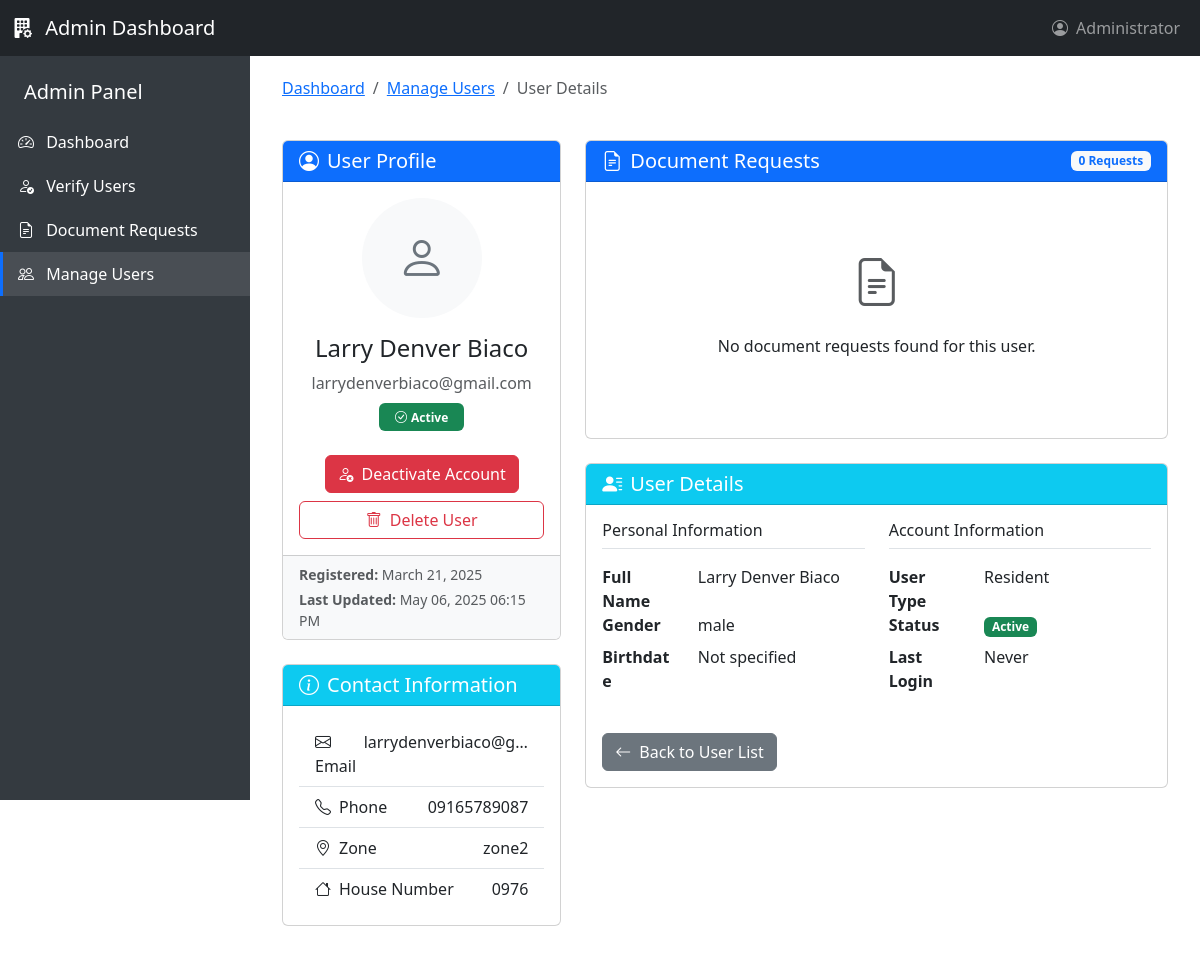
The app's page /Admin/view/documents-edit/user-details.php?id=11 with its own data.
### tables this page shows
CREATE TABLE `users` (
  `user_id` int(11) NOT NULL,
  `email` varchar(100) NOT NULL,
  `password` varchar(255) NOT NULL,
  `first_name` varchar(50) NOT NULL,
  `middle_name` varchar(50) DEFAULT NULL,
  `last_name` varchar(50) NOT NULL,
  `birthday` date NOT NULL,
  `gender` enum('male','female','other') NOT NULL,
  `contact_number` varchar(15) NOT NULL,
  `zone` varchar(20) NOT NULL,
  `house_number` varchar(50) NOT NULL,
  `id_path` varchar(255) NOT NULL,
  `user_type` enum('resident','staff','admin') NOT NULL DEFAULT 'resident',
  `status` enum('active','inactive','pending') NOT NULL DEFAULT 'pending',
  `created_at` timestamp NOT NULL DEFAULT current_timestamp(),
  `updated_at` timestamp NOT NULL DEFAULT current_timestamp() ON UPDATE current_timestamp(),
  `profile_pic` varchar(255) DEFAULT NULL
);

### Admin/view/documents-edit/user-details.php (the view, shortened to what this page needs)
<?php
require_once "../../../backend/connections/config.php";
$userDetails = null;
$userRequests = [];
$conn = new mysqli($servername, $username, $password, $dbname);
if ($conn->connect_error) {
    $showAlert = true;
    $alertType = "danger";
    $alertMessage = "Database connection failed: " . $conn->connect_error;
} else {
    if (!isset($_GET['id']) || !is_numeric($_GET['id'])) {
        $showAlert = true;
        $alertType = "danger";
        $alertMessage = "Invalid user ID.";
    } else {
        $userId = intval($_GET['id']);
        $userSql = "SELECT u.*,
                    DATE_FORMAT(u.created_at, '%M %d, %Y') as registered_date,
                    DATE_FORMAT(u.updated_at, '%M %d, %Y %h:%i %p') as last_updated
                   FROM users u
                   WHERE u.user_id = ?";
        $stmt = $conn->prepare($userSql);
        $stmt->bind_param("i", $userId);
        $stmt->execute();
        $result = $stmt->get_result();
        if ($result->num_rows > 0) {
            $userDetails = $result->fetch_assoc();
        } else {
            $showAlert = true;
            $alertType = "danger";
            $alertMessage = "User not found.";
        }
    }
}
$userStatusColors = [
    'pending' => 'bg-warning text-dark',
    'active' => 'bg-success',
    'inactive' => 'bg-danger'
];
?>
<!DOCTYPE html>
<html lang="en">
<head>
    <link href="https://cdnjs.cloudflare.com/ajax/libs/bootstrap/5.3.0/css/bootstrap.min.css" rel="stylesheet">
    <link rel="stylesheet" href="https://cdnjs.cloudflare.com/ajax/libs/bootstrap-icons/1.10.5/font/bootstrap-icons.min.css">
</head>
<body>
    <nav class="navbar navbar-expand-lg navbar-dark bg-dark fixed-top">
        <div class="container-fluid">
            <a class="navbar-brand" href="#">
                <i class="bi bi-building-fill-gear me-2"></i>
                Admin Dashboard
            </a>
            <div class="collapse navbar-collapse" id="navbarNav">
                <ul class="navbar-nav ms-auto">
                    <li class="nav-item">
                        <a class="nav-link" href="#" id="navbarDropdown">
                            <i class="bi bi-person-circle me-1"></i>
                            Administrator
                        </a>
                    </li>
                </ul>
            </div>
        </div>
    </nav>
    <div class="sidebar">
        <div class="pt-2 pb-4">
            <div class="px-4 py-3">
                <h5 class="mb-0">Admin Panel</h5>
            </div>
            <a href="../../../admin.php" class="d-block text-decoration-none text-white sidebar-item">
                <i class="bi bi-speedometer2 me-2"></i> Dashboard
            </a>
            <a href="../verify-users.php" class="d-block text-decoration-none text-white sidebar-item">
                <i class="bi bi-person-check me-2"></i> Verify Users
            </a>
            <a href="../document-requests.php" class="d-block text-decoration-none text-white sidebar-item">
                <i class="bi bi-file-earmark-text me-2"></i> Document Requests
            </a>
            <a href="../manage-users.php" class="d-block text-decoration-none text-white sidebar-item active">
                <i class="bi bi-people me-2"></i> Manage Users
            </a>
        </div>
    </div>
    <div class="main-content">
        <div class="container-fluid">
            <div class="row mb-4">
                <div class="col">
                    <nav aria-label="breadcrumb">
                        <ol class="breadcrumb">
                            <li class="breadcrumb-item"><a href="admin.php">Dashboard</a></li>
                            <li class="breadcrumb-item"><a href="manage-users.php">Manage Users</a></li>
                            <li class="breadcrumb-item active" aria-current="page">User Details</li>
                        </ol>
                    </nav>
                </div>
            </div>
            <?php if ($userDetails): ?>
            <div class="row">
                <div class="col-lg-4 mb-4">
                    <div class="card">
                        <div class="card-header bg-primary text-white">
                            <h5 class="mb-0"><i class="bi bi-person-circle me-2"></i>User Profile</h5>
                        </div>
                        <div class="card-body text-center">
                            <div class="mb-3 mx-auto bg-light rounded-circle user-avatar">
                                <i class="bi bi-person text-secondary"></i>
                            </div>
                            <h4><?php echo htmlspecialchars($userDetails['first_name'] . ' ' . $userDetails['last_name']); ?></h4>
                            <p class="text-muted mb-2"><?php echo htmlspecialchars($userDetails['email']); ?></p>
                            <div class="mb-3">
                                <span class="badge <?php echo $userStatusColors[$userDetails['status']] ?? 'bg-secondary'; ?> px-3 py-2">
                                    <?php
                                    if ($userDetails['status'] === 'active') echo '<i class="bi bi-check-circle me-1"></i>';
                                    elseif ($userDetails['status'] === 'pending') echo '<i class="bi bi-clock me-1"></i>';
                                    elseif ($userDetails['status'] === 'inactive') echo '<i class="bi bi-x-circle me-1"></i>';
                                    echo ucfirst($userDetails['status']);
                                    ?>
                                </span>
                            </div>
                            <div class="d-grid gap-2 mt-4">
                                <?php if ($userDetails['status'] === 'active'): ?>
                                <form method="post" onsubmit="return confirm('Are you sure you want to deactivate this user?');">
                                    <button type="submit" class="btn btn-danger btn-block">
                                        <i class="bi bi-person-x me-2"></i>Deactivate Account
                                    </button>
                                </form>
                                <?php endif; ?>
                                <button type="button" class="btn btn-outline-danger" data-bs-toggle="modal" data-bs-target="#deleteUserModal">
                                    <i class="bi bi-trash me-2"></i>Delete User
                                </button>
                            </div>
                        </div>
                        <div class="card-footer bg-light">
                            <div class="small text-muted">
                                <div class="mb-1"><strong>Registered:</strong> <?php echo $userDetails['registered_date']; ?></div>
                                <div><strong>Last Updated:</strong> <?php echo $userDetails['last_updated']; ?></div>
                            </div>
                        </div>
                    </div>
                    <div class="card mt-4">
                        <div class="card-header bg-info text-white">
                            <h5 class="mb-0"><i class="bi bi-info-circle me-2"></i>Contact Information</h5>
                        </div>
                        <div class="card-body">
                            <ul class="list-group list-group-flush">
                                <li class="list-group-item">
                                    <div class="d-flex justify-content-between">
                                        <span><i class="bi bi-envelope me-2"></i>Email</span>
                                        <span class="text-truncate"><?php echo htmlspecialchars($userDetails['email']); ?></span>
                                    </div>
                                </li>
                                <li class="list-group-item">
                                    <div class="d-flex justify-content-between">
                                        <span><i class="bi bi-telephone me-2"></i>Phone</span>
                                        <span><?php echo htmlspecialchars($userDetails['contact_number'] ?? 'Not provided'); ?></span>
                                    </div>
                                </li>
                                <li class="list-group-item">
                                    <div class="d-flex justify-content-between">
                                        <span><i class="bi bi-geo-alt me-2"></i>Zone</span>
                                        <span class="text-end"><?php echo htmlspecialchars($userDetails['zone'] ?? 'Not provided'); ?></span>
                                    </div>
                                </li>
                                <li class="list-group-item">
                                    <div class="d-flex justify-content-between">
                                        <span><i class="bi bi-house me-2"></i>House Number</span>
                                        <span class="text-end"><?php echo htmlspecialchars($userDetails['house_number'] ?? 'Not provided'); ?></span>
                                    </div>
                                </li>
                            </ul>
                        </div>
                    </div>
                </div>
                <div class="col-lg-8">
                    <div class="card mb-4">
                        <div class="card-header bg-primary text-white d-flex justify-content-between align-items-center">
                            <h5 class="mb-0"><i class="bi bi-file-earmark-text me-2"></i>Document Requests</h5>
                            <span class="badge bg-light text-primary"><?php echo count($userRequests); ?> Requests</span>
                        </div>
                        <div class="card-body">
                            <?php if (empty($userRequests)): ?>
                                <div class="text-center py-5">
                                    <i class="bi bi-file-earmark-text text-muted" style="font-size: 3rem;"></i>
                                    <p class="mt-3">No document requests found for this user.</p>
                                </div>
                            <?php endif; ?>
                        </div>
                    </div>
                    <div class="card">
                        <div class="card-header bg-info text-white">
                            <h5 class="mb-0"><i class="bi bi-person-lines-fill me-2"></i>User Details</h5>
                        </div>
                        <div class="card-body">
                            <div class="row">
                                <div class="col-md-6">
                                    <h6 class="border-bottom pb-2 mb-3">Personal Information</h6>
                                    <dl class="row">
                                        <dt class="col-sm-4">Full Name</dt>
                                        <dd class="col-sm-8"><?php echo htmlspecialchars($userDetails['first_name'] . ' ' . $userDetails['last_name']); ?></dd>
                                        <dt class="col-sm-4">Gender</dt>
                                        <dd class="col-sm-8"><?php echo htmlspecialchars($userDetails['gender'] ?? 'Not specified'); ?></dd>
                                        <dt class="col-sm-4">Birthdate</dt>
                                        <dd class="col-sm-8">
                                            <?php
                                            echo isset($userDetails['birthdate']) && $userDetails['birthdate'] != '0000-00-00'
                                                ? date('F d, Y', strtotime($userDetails['birthdate']))
                                                : 'Not specified';
                                            ?>
                                        </dd>
                                    </dl>
                                </div>
                                <div class="col-md-6">
                                    <h6 class="border-bottom pb-2 mb-3">Account Information</h6>
                                    <dl class="row">
                                        <dt class="col-sm-4">User Type</dt>
                                        <dd class="col-sm-8"><?php echo ucfirst($userDetails['user_type']); ?></dd>
                                        <dt class="col-sm-4">Status</dt>
                                        <dd class="col-sm-8">
                                            <span class="badge <?php echo $userStatusColors[$userDetails['status']] ?? 'bg-secondary'; ?>">
                                                <?php echo ucfirst($userDetails['status']); ?>
                                            </span>
                                        </dd>
                                        <dt class="col-sm-4">Last Login</dt>
                                        <dd class="col-sm-8">
                                            <?php
                                            echo isset($userDetails['last_login']) && $userDetails['last_login'] != '0000-00-00 00:00:00'
                                                ? date('M d, Y g:i A', strtotime($userDetails['last_login']))
                                                : 'Never';
                                            ?>
                                        </dd>
                                    </dl>
                                </div>
                            </div>
                            <div class="mt-4">
                                <a href="../manage-users.php" class="btn btn-secondary">
                                    <i class="bi bi-arrow-left me-2"></i>Back to User List
                                </a>
                            </div>
                        </div>
                    </div>
                </div>
            </div>
            <?php endif; ?>
        </div>
    </div>
</body>
</html>

### Admin/view/documents-edit/user-details.php (style rules this page uses)
.sidebar { height: 100vh; position: fixed; top: 0; left: 0; width: 250px; padding-top: 56px; background-color: #343a40; color: white; z-index: 1; }
.sidebar-item { padding: 10px 15px; border-left: 3px solid transparent; }
.sidebar-item.active { background-color: rgba(255, 255, 255, 0.1); border-left-color: #0d6efd; }
.main-content { margin-left: 250px; padding: 20px; padding-top: 76px; }
.user-avatar { width: 120px; height: 120px; font-size: 3rem; display: flex; align-items: center; justify-content: center; }

### records on screen
users: first_name+last_name "Larry Denver Biaco", email "larrydenverbiaco@gmail.com", status "Active", email "larrydenverbiaco@g…", contact_number "09165789087", zone "zone2", house_number "0976", gender "male", user_type "Resident"

### other values on screen
$userDetails['registered_date'] "March 21, 2025"
$userDetails['last_updated'] "May 06, 2025 06:15 PM"
count($userRequests) "0"
